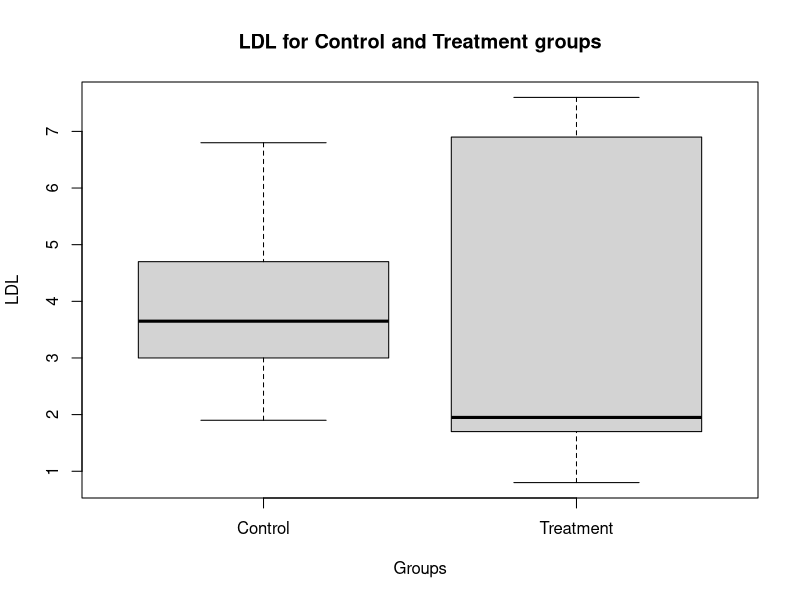

The R source for this figure: (Note: this script raises an error after producing the figure.)
## ---- chunk 1
set.seed(123)  # Seeding the pseudo-random number generator for reproducible results
group <- sample(c("A", "B"),
                100,
                replace = TRUE)

df <- data.frame(Group = group,
                 CRP = round(rchisq(100,
                                    2),
                             digits = 1))
## ---- chunk 2
head(df)

## ---- chunk 3
test1 <- wilcox.test(CRP ~ Group,
                     data = df)
## ---- chunk 4
test1
## ---- chunk 5
grpA <- rnorm(50,
              0,
              1)
grpB <- rchisq(50,
               1)

wilcox.test(grpA,
            grpB)
## ---- chunk 6
treatment <- c(1.8, 1.7, 6.9, 0.8, 2.1, 7.6)
contrl <- c(4.1, 3.2, 6.8, 1.9, 3.0, 4.7)
## ---- chunk 7
shapiro.test(treatment)
## ---- chunk 8
df <- data.frame(LDL = c(treatment, contrl),
                 Group = rep(c("Treatment", "Control"),
                             each = 6))
head(df)
## ---- chunk 9
boxplot(LDL ~ Group,
        df,
        main = "LDL for Control and Treatment groups",
        xlab = "Groups",
        ylab = "LDL")
## ---- chunk 10
wilcox.test(LDL ~ Group,
            data = df)
## ---- chunk 11
treatment <- sort(treatment)
contrl <- sort(contrl)
treatment
contrl
## ---- chunk 12
outer(treatment, contrl, "<")
## ---- chunk 13
sum(outer(treatment, contrl, "<"))
## ---- chunk 14
sum(rank(df$LDL)[df$Group == "Treatment"])
## ---- chunk 15
sum(rank(df$LDL)[df$Group == "Control"]) - ((6 * (6 + 1)) / 2)
## ---- chunk 16
wilcox.test(LDL ~ Group,
            df,
            conf.int = TRUE)
## ---- chunk 17
median(outer(treatment, contrl, "-"))
## ---- chunk 18
library(boot)
med.dif <- function(d, i) {
   tmp <- d[i,] 
   median(tmp$LDL[tmp$Group=="A"]) - median(tmp$LDL[tmp$Group=="B"])
 }
## ---- chunk 19
boot.out <- boot(data = df,
                 statistic = med.dif,
                 R = 2000)
median(boot.out$t)
## ---- chunk 20
cor.test(x, y, method = "spearman")
## ---- chunk 21
cor.test(x, y, method = "kendall")
